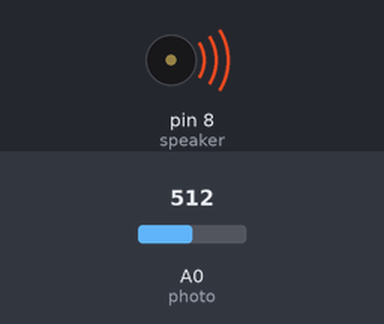
This sketch was run on a simulated Arduino Uno, built with avr-gcc and run on an emulated ATmega328P. On the bench: buzzer (waves = sounding). Inputs (shaded band) come from the test bench; at power-on: A0 (photo) = 512. What the sketch prints to the serial monitor is not drawn.

Above: at 0.1 s.
Timing chart, 0 to 1.6 s (numbered marks = the images above):
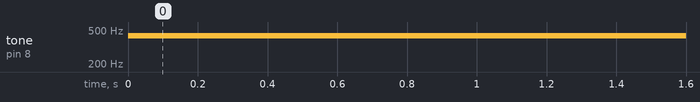

The sketch:

lab3part2.ino
```cpp
const int speaker = 8;
const int photo = A0;

int speaker_out, photo_in;

void setup() {
  // put your setup code here, to run once:
  Serial.begin(9600);
}

void loop() {
  // put your main code here, to run repeatedly:
  // reading the photocells
  photo_in = analogRead(photo);
  //and finding the range of values
  Serial.println(photo_in);
  //im getting a range of 220-1020
  speaker_out = map(photo_in, 220, 1020, 100, 1000);
  //playing the sound
  tone(speaker, speaker_out, 10);

}
```

Measured:
- by itself, tone on pin 8 (speaker): silent → 428 Hz at 0.00 s
